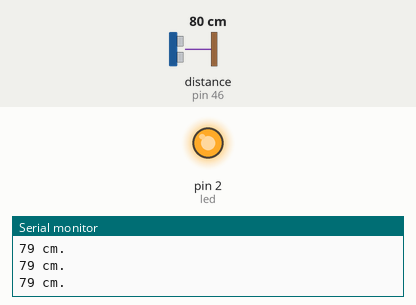
Simulated run of this sketch. Board: Arduino Mega 2560, built with avr-gcc and run on an emulated ATmega2560. On the bench: output pins drawn as LEDs (lit = HIGH), the last lines printed to the serial monitor. Wiring (inferred from the names in the program): ultrasonic range finder: trigger pin 47; echo pin 46. Inputs (shaded band) come from the test bench; at power-on: distance to the obstacle (sensor on pin 46) 80 cm. The echo pulse lasts 58.3 µs per cm; pins used as bus, display or sensor lines are not drawn.

Above: at 1.3 s.
1.4 s: distance to the obstacle (sensor on pin 46) set to 197 cm
2.9 s: distance to the obstacle (sensor on pin 46) set to 204 cm
At 4.2 s:
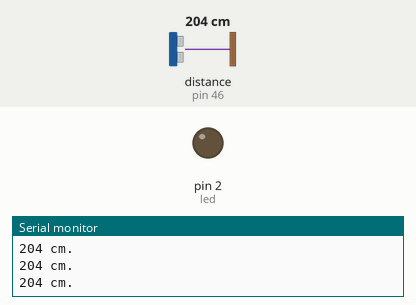
4.5 s: distance to the obstacle (sensor on pin 46) set to 2 cm
At 5.3 s:
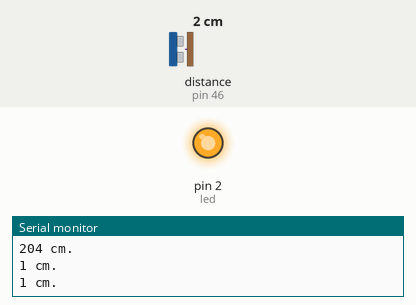
6.0 s: distance to the obstacle (sensor on pin 46) set to 250 cm
At 7.0 s:
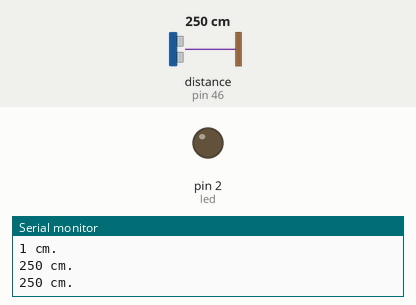
Timing chart, 0 to 8.6 s (numbered marks = the images above; inputs shaded):
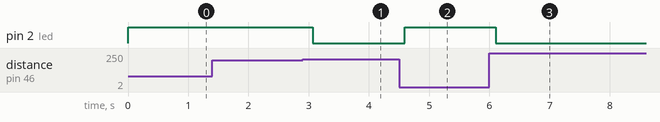

Measured:
- the behaviour switches between 199 and 200 cm on distance to the obstacle (sensor on pin 46) (found by bisection; images 0 and 1)
- after the input at 2.9 s, pin 2 (led): HIGH → LOW after 0.17 s
- after the input at 4.5 s, pin 2 (led): LOW → HIGH after 0.09 s
- after the input at 6.0 s, pin 2 (led): HIGH → LOW after 0.11 s

The sketch:

distacia.ino
```cpp
 #define trigPin 47
     #define echoPin 46
     #define led 2

     void setup()
        {   Serial.begin (9600);
            pinMode(trigPin, OUTPUT);
            pinMode(echoPin, INPUT);
            pinMode(led, OUTPUT);
        }

     void loop()
        {
           long duracion, distancia ;

            digitalWrite(trigPin, LOW);        // Nos aseguramos de que el trigger está desactivado
            delayMicroseconds(2);              // Para asegurarnos de que el trigger esta LOW
            digitalWrite(trigPin, HIGH);       // Activamos el pulso de salida
            delayMicroseconds(10);             // Esperamos 10µs. El pulso sigue active este tiempo
            digitalWrite(trigPin, LOW);        // Cortamos el pulso y a esperar el echo

            duracion = pulseIn(echoPin, HIGH) ;
            distancia = duracion / 2 / 29.1  ;
            Serial.println(String(distancia) + " cm.") ;

            int Limite = 200 ;                  // Medida en vacío del sensor

            if ( distancia < Limite)
                 digitalWrite ( led , HIGH) ;
            else
                 digitalWrite( led , LOW) ;
            delay (500) ;                  // Para limitar el número de mediciones
        }
```
